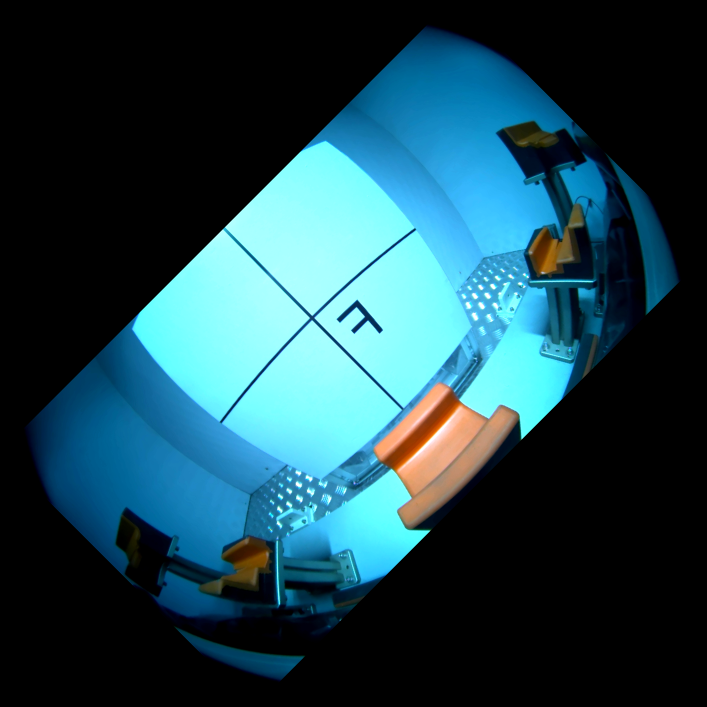
#> input picture data/TestImages/rotate45.png, 2121 x 2121 px (shown at 1/3 size)
$ python test.py
#> lines starting #> are read from the running program, lines starting #| are printed output that depends on the picture; after the words box and inside, x2 and y2 are one past the last pixel; in counts of white or black regions, pixels touching at a corner belong together
#from dataclasses import dataclass
#from this import d
import math
import cv2
import numpy as np
from scipy import ndimage
from skimage.metrics import structural_similarity as ssim
# [35 lines of commented-out code are left out]


import numpy as np
import cv2
import math
from scipy import ndimage

img_before = cv2.imread('./data/TestImages/rotate45.png')
#> img_before is the input picture: shape (2121, 2121, 3); mean B, G, R 79.1, 68.8, 30.6
# img_before = cv2.resize(img_before, (1024, 576))

cv2.imshow("Before", img_before)
cv2.moveWindow('Before', 10, 10)
key = cv2.waitKey(0)
#> (key Esc is pressed here)

img_gray = cv2.cvtColor(img_before, cv2.COLOR_BGR2GRAY)
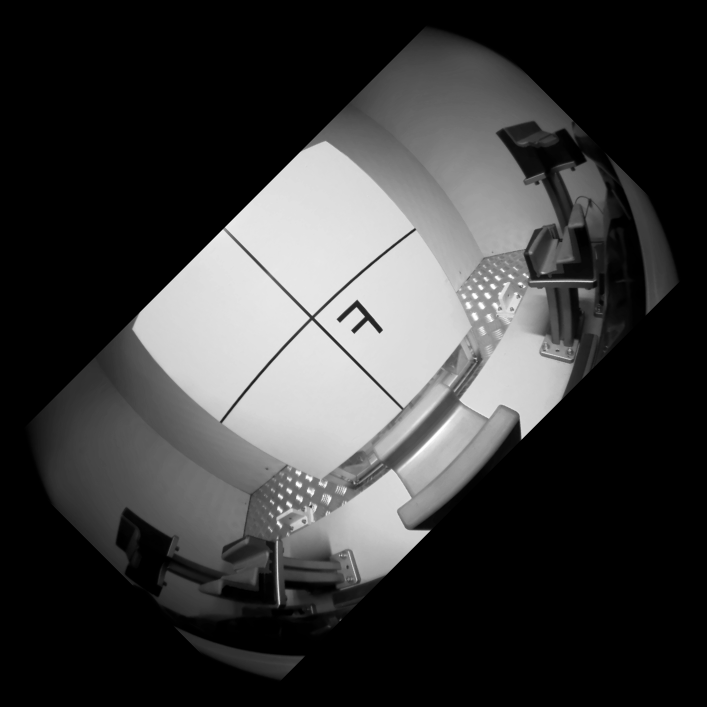
#> img_gray: shape (2121, 2121) (shown at 1/3 size); min 0, max 255, mean 58.5
img_edges = cv2.Canny(img_gray, 100, 100, apertureSize=3)
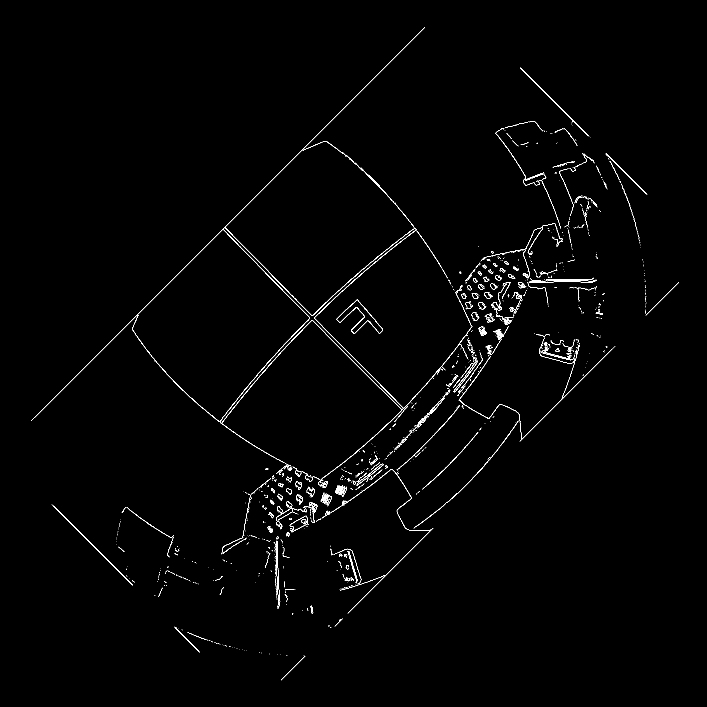
#> img_edges: shape (2121, 2121) (shown at 1/3 size); 0.78% white in thin lines or dots, all inside (x1, y1, x2, y2) = (93, 81, 2037, 2041)
lines = cv2.HoughLinesP(img_edges, 1, math.pi / 180.0,
                        100, minLineLength=100, maxLineGap=5)
#> lines = 24 rows, first 6: [103, 1253, 1273, 83], [93, 1262, 1274, 81], [1559, 1324, 1845, 1038], [1562, 1320, 1833, 1049], [160, 1517, 397, 1754], [1560, 202, 1771, 413]

angles = []

for [[x1, y1, x2, y2]] in lines:
    cv2.line(img_before, (x1, y1), (x2, y2), (255, 0, 0), 3)
    angle = math.degrees(math.atan2(y2 - y1, x2 - x1))
    angles.append(angle)
#> this loop made 24 passes
#> (x1, y1, x2, y2, angle) on passes 1 to 12: (103, 1253, 1273, 83, -45), (93, 1262, 1274, 81, -45), (1559, 1324, 1845, 1038, -45), (1562, 1320, 1833, 1049, -45), (160, 1517, 397, 1754, 45), (1560, 202, 1771, 413, 45), (815, 826, 935, 946, 45), (796, 819, 929, 952, 45), (937, 961, 1210, 1234, 45), (675, 683, 804, 812, 45), (968, 981, 1188, 1201, 45), (960, 1440, 1064, 1361, -37.22)
#> after the loop, angles = [-45, -45, -45, -45, 45, 45, 45, 45, 45, 45, 45, -37.22, -41.19, 45, -49.96, 45, 0, 45, 0, 45, -45, 45.86, -45, -12.28]

cv2.imshow("Detected lines", img_before)
cv2.moveWindow('Detected lines', 10, 10)
key = cv2.waitKey(0)
#> (key Esc is pressed here)

median_angle = np.median(angles)
#> median_angle = 22.5
# img_rotated = ndimage.rotate(img_before, median_angle)

print(f"Angle is {median_angle:.04f}")
#| Angle is 22.5000
# cv2.imwrite('rotated.jpg', img_rotated)

$ run again, with data/TestImages/TestColor/rotate4.png copied over data/TestImages/rotate45.png
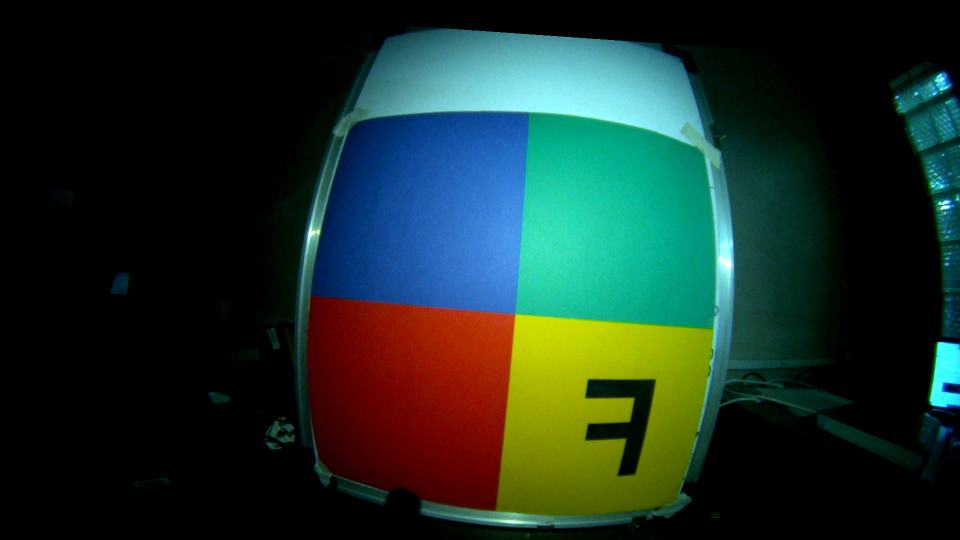
#> input picture data/TestImages/TestColor/rotate4.png, 1920 x 1080 px (shown at 1/2 size)
#> img_before is the input picture: shape (1080, 1920, 3); mean B, G, R 39.2, 47.6, 26.8
#> `img_edges = cv2.Canny(img_gray, 100, 100, apertureSize=3)`:
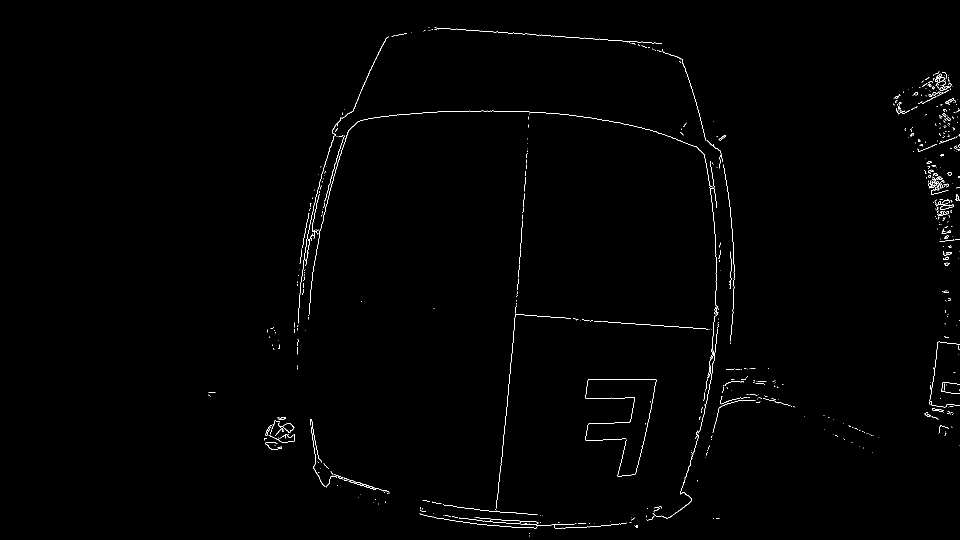
#> img_edges: shape (1080, 1920) (shown at 1/2 size); 0.63% white in thin lines or dots, all inside (x1, y1, x2, y2) = (417, 54, 1920, 1073)
#> lines = [[869, 55, 1323, 87], [1023, 711, 1033, 600], [991, 1022, 1003, 914], [1034, 591, 1051, 342], [1217, 644, 1319, 651], [896, 222, 1024, 222], [1031, 628, 1141, 636], [638, 471, 666, 358]]
#> the loop `for [[x1, y1, x2, y2]] in lines:` made 8 passes
#> (x1, y1, x2, y2, angle) on passes 1 to 8: (869, 55, 1323, 87, 4.03), (1023, 711, 1033, 600, -84.85), (991, 1022, 1003, 914, -83.66), (1034, 591, 1051, 342, -86.09), (1217, 644, 1319, 651, 3.93), (896, 222, 1024, 222, 0), (1031, 628, 1141, 636, 4.16), (638, 471, 666, 358, -76.08)
#> after the loop `for [[x1, y1, x2, y2]] in lines:`:
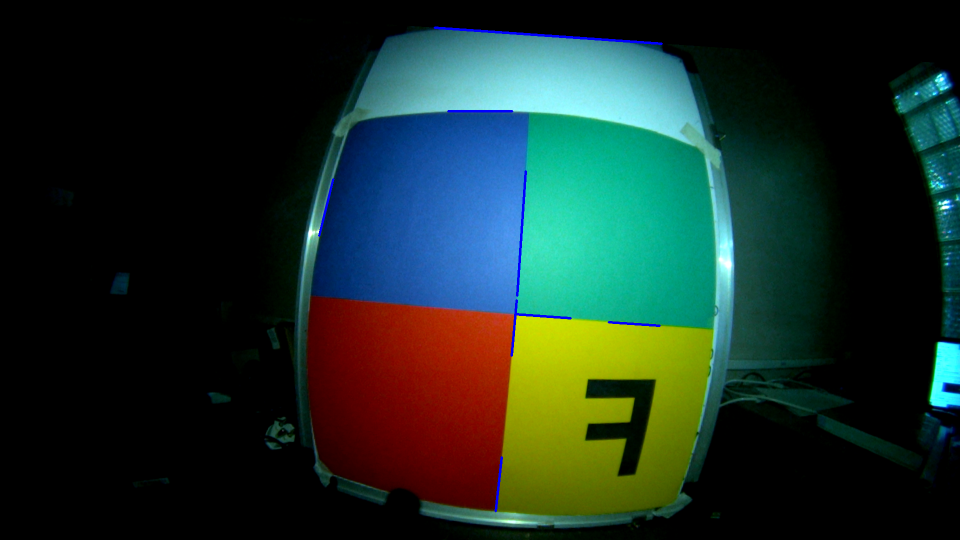
#> img_before: shape (1080, 1920, 3) (shown at 1/2 size); 0.33% of pixels changed, all inside (x1, y1, x2, y2) = (636, 53, 1326, 1025)
#> after the loop `for [[x1, y1, x2, y2]] in lines:`: angles = [4.03, -84.85, -83.66, -86.09, 3.93, 0, 4.16, -76.08]
#> median_angle = -38.04
#| Angle is -38.0416

$ run again, with data/TestImages/rotate1.png copied over data/TestImages/rotate45.png
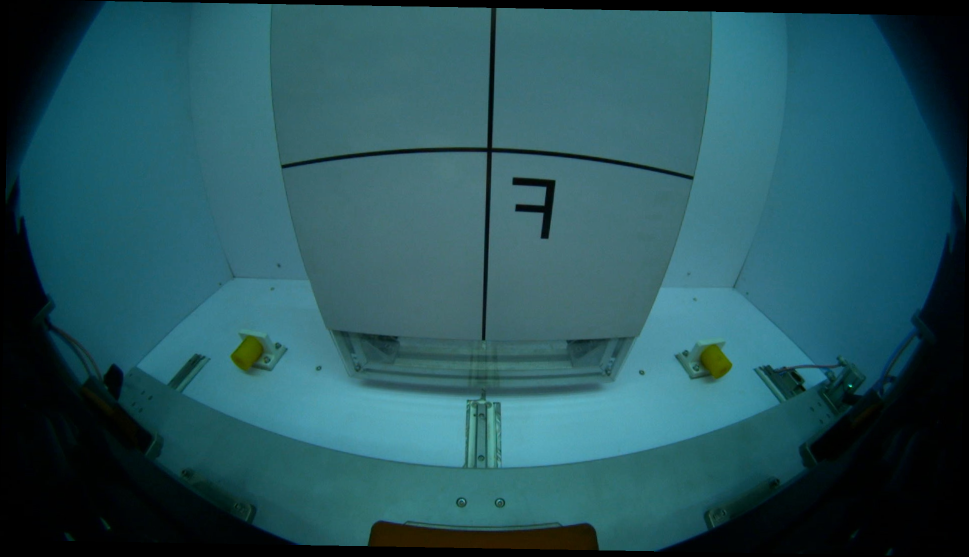
#> input picture data/TestImages/rotate1.png, 1938 x 1113 px (shown at 1/2 size)
#> img_before is the input picture: shape (1113, 1938, 3); mean B, G, R 92, 83.8, 39
#> `img_edges = cv2.Canny(img_gray, 100, 100, apertureSize=3)`:
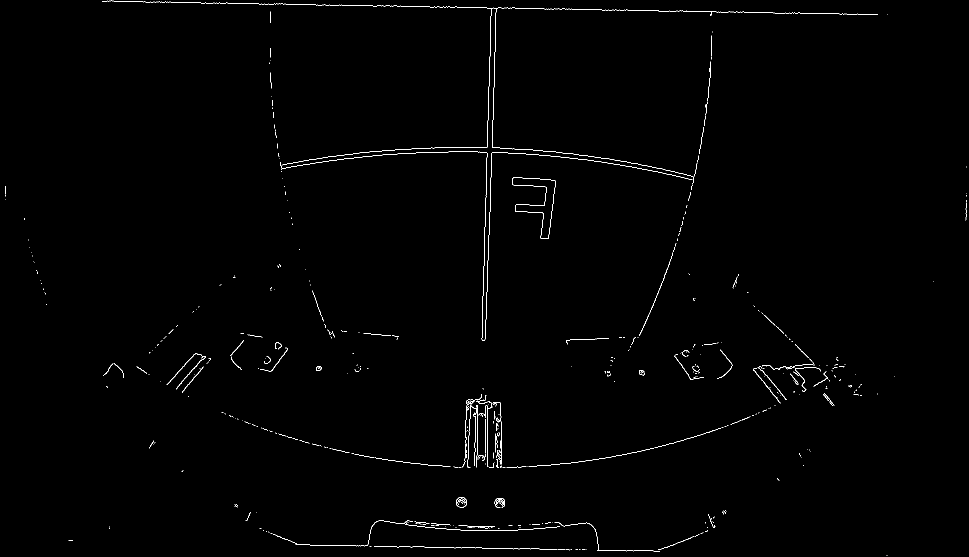
#> img_edges: shape (1113, 1938) (shown at 1/2 size); 0.62% white in thin lines or dots
#> lines = [[1328, 22, 1489, 24], [645, 10, 745, 11], [591, 1089, 729, 1092], [974, 928, 974, 811], [667, 320, 783, 308], [1280, 337, 1386, 359]]
#> the loop `for [[x1, y1, x2, y2]] in lines:` made 6 passes
#> (x1, y1, x2, y2, angle) on passes 1 to 6: (1328, 22, 1489, 24, 0.712), (645, 10, 745, 11, 0.573), (591, 1089, 729, 1092, 1.25), (974, 928, 974, 811, -90), (667, 320, 783, 308, -5.91), (1280, 337, 1386, 359, 11.73)
#> after the loop `for [[x1, y1, x2, y2]] in lines:`:
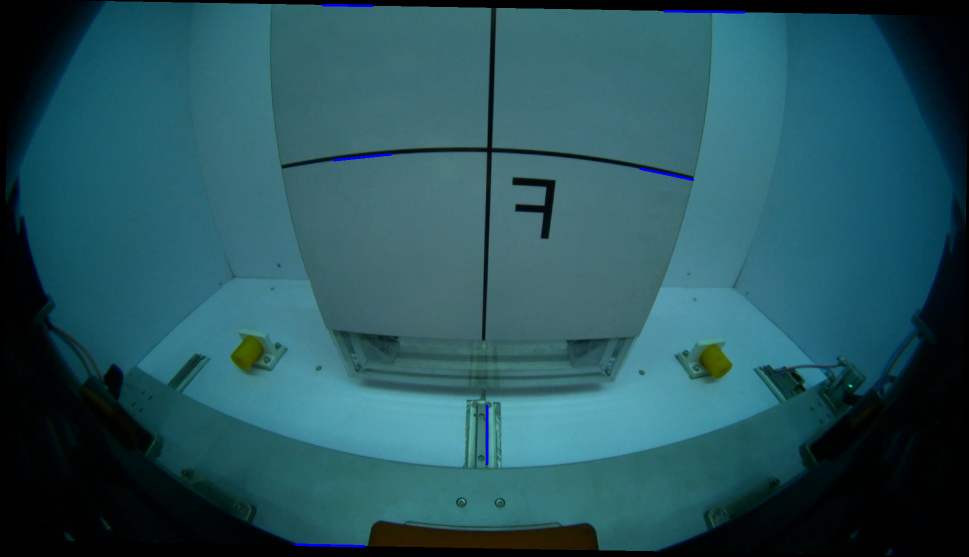
#> img_before: shape (1113, 1938, 3) (shown at 1/2 size); 0.17% of pixels changed, all inside (x1, y1, x2, y2) = (589, 8, 1492, 1095)
#> after the loop `for [[x1, y1, x2, y2]] in lines:`: angles = [0.712, 0.573, 1.25, -90, -5.91, 11.73]
#> median_angle = 0.642
#| Angle is 0.6423
